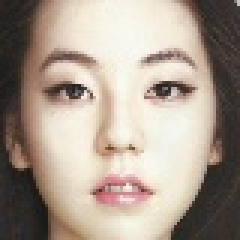
#> input picture resources/images/gender/testSet/0_여자정면/192.jpg, 80 x 80 px, given in place of 0_여자정면, which was not available (shown 3 times larger)
$ python FaceDetection.py
#> lines starting #> are read from the running program, lines starting #| are printed output that depends on the picture; pictures that were not available may be replaced by others from this repository, and a replacement may not be noted
import glob
import cv2
import os


def main():

    # 캐스케이드 파일의 경로 지정하기
    cascade_file = "./opencv/data/haarcascades/haarcascade_frontalface_default.xml"
    # 얼굴 인식 전용 캐스케이드 파일 읽어 들이기
    cascade = cv2.CascadeClassifier(cascade_file)

    # 폴더 이름을 리스트로 받음
    file_path = './resources/images/gender/'
    dirs = os.listdir(file_path)
    for idx, dir in enumerate(dirs, 0):
        # input path
        image_file = file_path + dir + '/*'
        if not os.path.isdir(file_path + str(idx) + '_' + dir):
            # create output dir
            os.mkdir(file_path + str(idx) + '_' + dir)
        # output path
        output_path = file_path + str(idx) + '_' + dir + '/'

        # 폴더안의 모든 이미지파일을 rgb로 읽고(1) 리스트로 담는다
        images = [cv2.imread(file, 1) for file in glob.glob(image_file)]
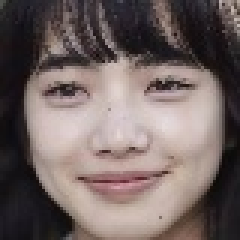
#> input picture resources/images/gender/testSet/0_여자정면/193.jpg, 80 x 80 px, given in place of 1_남자정면, which was not available (shown 3 times larger)
#> images = 2 items

        cnt = 0
        for image in images:
            # 얼굴 인식 실행하기
            # detectMultiScale - 얼굴 인식. minSize 이하의 크기는 무시. 너무 작게 지정하면 배경 등을 얼굴로 잘못 인식하게 된다.
            face_list = cascade.detectMultiScale(image, scaleFactor=1.1, minNeighbors=1, minSize=(85, 85))
            if len(face_list) == 1: # 여러명 인식된 사진 거르기
                for face in face_list:
                    x, y, w, h = face
                    # 이미지 trim
                    trimed_img = image[y:y + h, x:x + w]
                    # 이미지 resize (80 x 80)
                    resized_img = cv2.resize(trimed_img, (80, 80))
                    # 이미지를 저장
                    cv2.imwrite(output_path + str(cnt) + '.jpg', resized_img)

                    print('success')
            else:
                print("no face")

            cnt += 1
#> this loop made 2 passes
#> (face_list, cnt) on passes 1 to 2: ([[2, 2, 75, 75]], 1), ([[2, 2, 75, 75]], 2)
#| success
#| success
#> pass 1, in main, `cv2.imwrite(output_path + str(cnt) + '.jpg', resized_img)`:
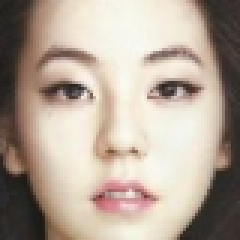
#> saved as 0.jpg: shape (80, 80, 3) (shown 3 times larger); mean B, G, R 151.2, 164.6, 179.2
#> pass 2, in main, `cv2.imwrite(output_path + str(cnt) + '.jpg', resized_img)`:
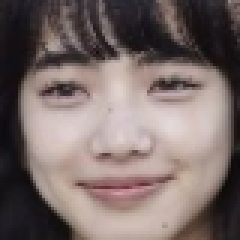
#> saved as 1.jpg: shape (80, 80, 3) (shown 3 times larger); mean B, G, R 105, 107.6, 122.1
#> after the loop:
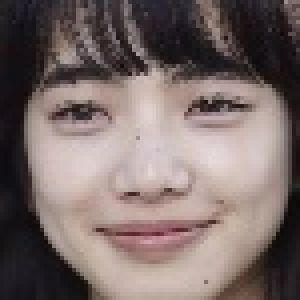
#> trimed_img: shape (75, 75, 3) (shown 4 times larger); mean B, G, R 105.2, 107.7, 122.2
#> after the loop, cnt = 2


if __name__ == '__main__':
    print('start....')
    main()
    print('end....')
